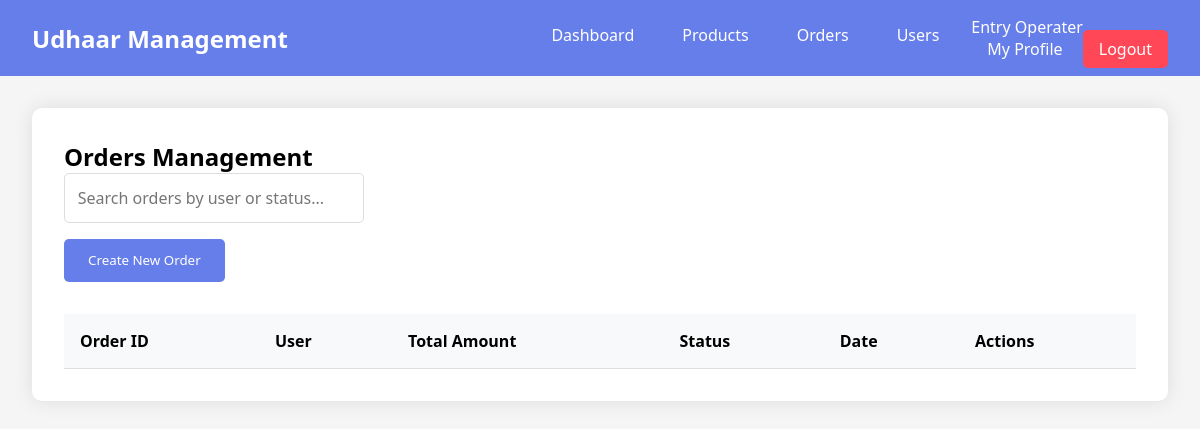
The app's page /orders/ (signed in), older data.
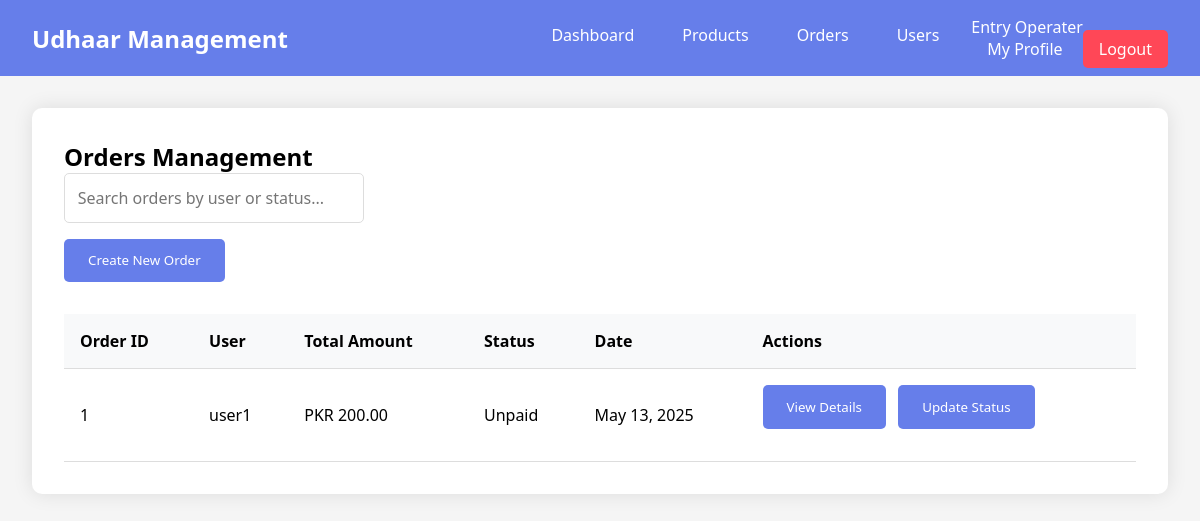
The same page, newer data.
### myapp/models.py (models this page shows, shortened)
class Order(models.Model):
    STATUS_CHOICES = (
        ('Paid', 'Paid'),
        ('Unpaid', 'Unpaid'),
    )
    user = models.ForeignKey(User, on_delete=models.CASCADE)
    total_amount = models.DecimalField(max_digits=10, decimal_places=2)
    status = models.CharField(max_length=10, choices=STATUS_CHOICES)
    order_date = models.DateField(default=timezone.now)
    created_at = models.DateTimeField(auto_now_add=True)

class User(AbstractUser):
    ROLE_CHOICES = (
        ('admin', 'Admin'),
        ('entry_operator', 'Entry Operator'),
        ('accountant', 'Accountant'),
        ('order_manager', 'Order Manager'),
        ('product_manager', 'Product Manager'),
        ('user', 'User'),
    )
    role = models.CharField(max_length=20, choices=ROLE_CHOICES, default='user')
    udhaar = models.DecimalField(max_digits=10, decimal_places=2, default=0.00)
    due_date = models.DateField(null=True, blank=True)
    created_at = models.DateTimeField(auto_now_add=True)
    updated_at = models.DateTimeField(auto_now=True)

### myapp/views.py (the view)
# urls.py: path('orders/', views.orders, name='orders'),
@login_required
def orders(request):
    print("Checking order permissions...")
    can_add_order = request.user.has_perm('myapp.add_order') or request.user.role == 'entry_operator'
    can_change_order = request.user.has_perm('myapp.change_order') or request.user.role == 'entry_operator'
    can_delete_order = request.user.has_perm('myapp.delete_order')
    if not (request.user.has_perm('myapp.view_order') or request.user.role == 'entry_operator'):
        return render(request, 'myapp/permission_denied.html')
    if request.user.role in ['admin', 'entry_operator']:
        orders = Order.objects.all()
    else:
        orders = Order.objects.filter(user=request.user)
    users = User.objects.filter(role='user') if request.user.role in ['admin', 'entry_operator'] else []
    products = Product.objects.filter(stock__gt=0)
    context = {
        'orders': orders,
        'users': users,
        'products': products,
        'can_add_order': can_add_order,
        'can_change_order': can_change_order,
        'can_delete_order': can_delete_order,
        'is_admin_or_entry': request.user.role in ['admin', 'entry_operator']
    }
    return render(request, 'myapp/orders.html', context)

### myapp/templates/myapp/orders.html (shortened to what this page needs)
{% extends 'myapp/base.html' %}
{% block content %}
<section id="orders" class="section">
  <h2>Orders Management</h2>
  <div class="search-container">
    <input
      type="text"
      id="orderSearch"
      class="search-input"
      placeholder="Search orders by user or status..."
    />
  </div>
  {% if can_add_order %}
  <button onclick="showNewOrderForm()" class="action-btn">Create New Order</button>
  {% endif %}
  <div id="ordersList" class="list-container">
    <table>
      <tr>
        <th>Order ID</th>
        <th>User</th>
        <th>Total Amount</th>
        <th>Status</th>
        <th>Date</th>
        <th>Actions</th>
      </tr>
      {% for order in orders %}
      <tr>
        <td>{{ order.id }}</td>
        <td>{{ order.user.username }}</td>
        <td>PKR {{ order.total_amount }}</td>
        <td>{{ order.status }}</td>
        <td>{{ order.order_date }}</td>
        <td>
          <button onclick="viewOrderDetails({{ order.id }})" class="action-btn">View Details</button>
          {% if can_change_order %}
          <button onclick="updateOrderStatus({{ order.id }})" class="action-btn">Update Status</button>
          {% endif %}
        </td>
      </tr>
      {% endfor %}
    </table>
  </div>
</section>
{% endblock %}

Row changes from the older to the newer data that the page shows:
added Order: id "1", user.username "user1", total_amount "200.00", status "Unpaid", order_date "May 13, 2025"
